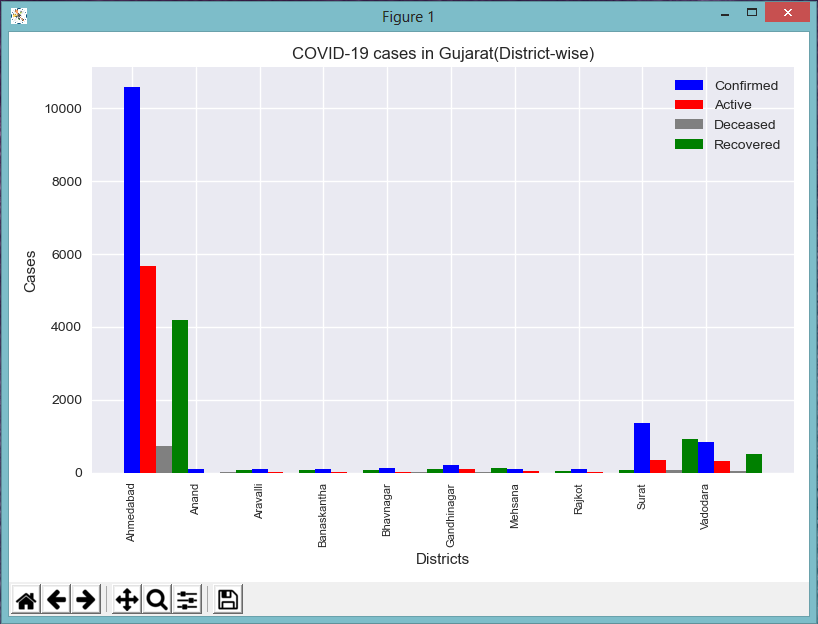

This figure's Python source:
import csv 
import numpy as np
from matplotlib import pyplot as plt 

plt.style.use('seaborn') 

districts = [] 
confirmed = [] 
active = [] 
deceased = [] 
recovered = [] 

with open('c1.csv') as f: 

    csv_reader = csv.DictReader(f) 

    for row in csv_reader: 

        districts.append(row['District']) 

        confirmed.append(float(row['Confirmed'])) 

        active.append(float(row['Active'])) 

        deceased.append(float(row['Deceased'])) 

        recovered.append(float(row['Recovered'])) 
x_index = np.arange(len(districts))
width = 0.25

plt.ylabel('Cases')
plt.xlabel('Districts')
        
plt.bar(x_index,confirmed,color='blue',width=width,label='Confirmed') 
plt.bar(x_index+width,active,color='red',width=width,label='Active') 
plt.bar(x_index+2*width,deceased,color='gray',width=width,label='Deceased') 
plt.bar(x_index+3*width,recovered,color='green',width=width,label='Recovered') 

plt.xticks(ticks=x_index,labels=districts,rotation=90,fontsize=8)
plt.legend(shadow=True, ncol=1)

plt.title('COVID-19 cases in Gujarat(District-wise)') 

plt.tight_layout() 

plt.legend() 

plt.show()
